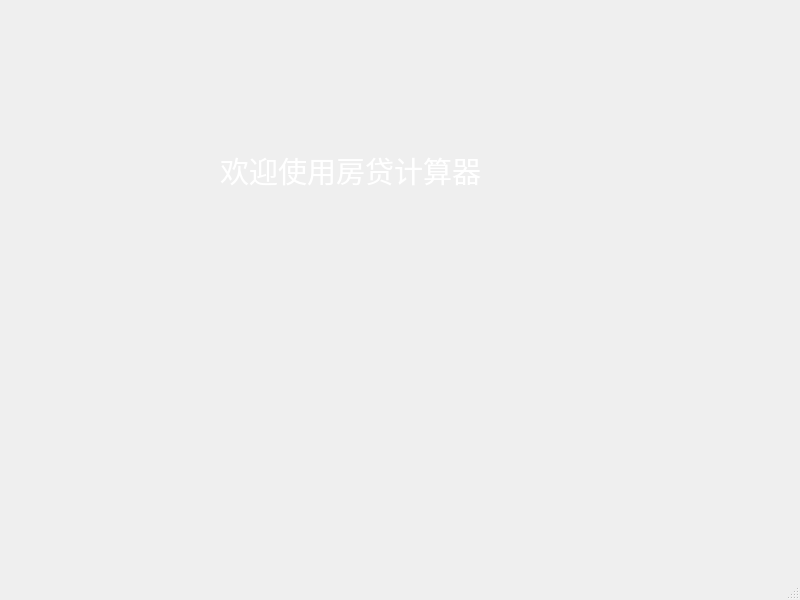
<?xml version="1.0" encoding="UTF-8"?>
<ui version="4.0">
 <class>MainScene</class>
 <widget class="QMainWindow" name="MainScene">
  <property name="geometry">
   <rect>
    <x>0</x>
    <y>0</y>
    <width>800</width>
    <height>600</height>
   </rect>
  </property>
  <property name="windowTitle">
   <string>MainScene</string>
  </property>
  <widget class="QWidget" name="centralwidget">
   <widget class="QLabel" name="label">
    <property name="geometry">
     <rect>
      <x>220</x>
      <y>110</y>
      <width>361</width>
      <height>121</height>
     </rect>
    </property>
    <property name="font">
     <font>
      <family>Bradley Hand ITC</family>
      <pointsize>22</pointsize>
     </font>
    </property>
    <property name="cursor">
     <cursorShape>ArrowCursor</cursorShape>
    </property>
    <property name="autoFillBackground">
     <bool>false</bool>
    </property>
    <property name="text">
     <string>&lt;html&gt;&lt;head/&gt;&lt;body&gt;&lt;p&gt;&lt;span style=&quot; color:#ffffff;&quot;&gt;欢迎使用房贷计算器&lt;/span&gt;&lt;/p&gt;&lt;/body&gt;&lt;/html&gt;</string>
    </property>
   </widget>
  </widget>
  <widget class="QMenuBar" name="menubar">
   <property name="geometry">
    <rect>
     <x>0</x>
     <y>0</y>
     <width>800</width>
     <height>26</height>
    </rect>
   </property>
  </widget>
  <widget class="QStatusBar" name="statusbar"/>
 </widget>
 <resources/>
 <connections/>
</ui>
